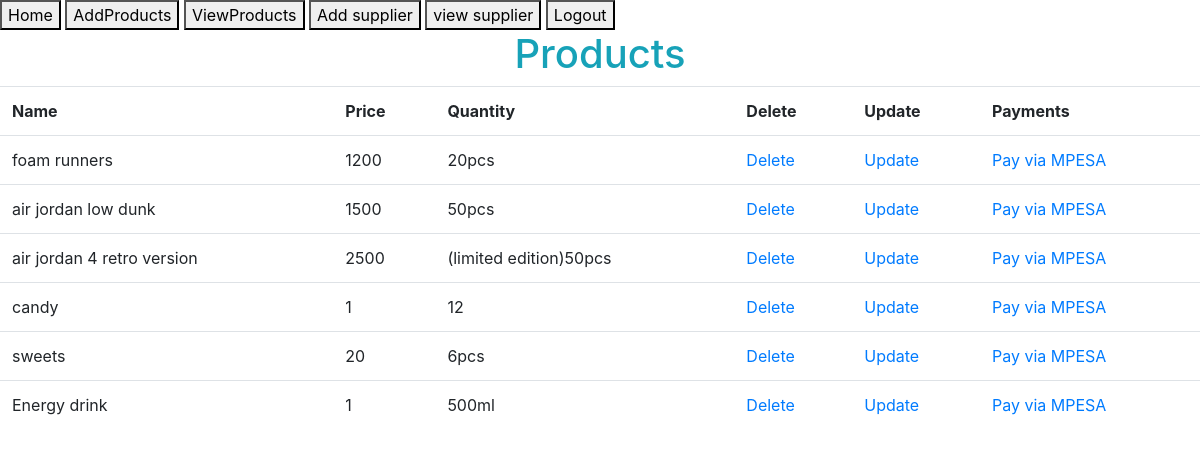
Screenshot of /products/ (signed in) with the database file from the repository.
### afternoonDjangoRegistration/models.py (models this page shows)
class Product(models.Model):
    prod_name = models.CharField(max_length=30, blank=False, null=False)
    prod_price = models.CharField(max_length=30, blank=False, null=False)
    prod_quantity = models.CharField(max_length=30, blank=False, null=False)

### afternoonDjangoRegistration/views.py (the view)
# urls.py: path('products/', general_views.view_products, name='products'),
@login_required
def view_products(request):
    products = Product.objects.all
    context = {'products': products}
    return render(request, 'products.html', context)

### templates/products.html
{% extends 'base.html' %}
{% block content %}
    <section class="products-section">
        <div class="product-section-container">
            <h1 class="text-info text-center">Products</h1>
            <table class="table">
                <tr>
                    <th>Name</th>
                    <th>Price</th>
                    <th>Quantity</th>
                    <th>Delete</th>
                    <th>Update</th>
                    <th>Payments</th>
                </tr>
                {% for product in products %}
                    <tr>
                        <td>{{ product.prod_name }}</td>
                        <td>{{ product.prod_price }}</td>
                        <td>{{ product.prod_quantity }}</td>
                        <td><a href="/delete-product/{{ product.id }}">Delete</a></td>
                        <td><a href="/update-product/{{ product.id }}">Update</a></td>
                        <td><a href="/payment/{{ product.id }}">Pay via MPESA</a></td>
                    </tr>
                {% endfor %}
            </table>
        </div>
    </section>
{% endblock %}

### templates/base.html (shortened to what this page needs)
<!DOCTYPE html>
<html lang="en">
<head>
    {% load static %}
    {% load crispy_forms_tags %}
    <link rel="stylesheet" href={% static "bootstrap/css/bootstrap.css" %}>
</head>
<body>
<section class="navigation section">
    <div class="navigation-section-container">
        <a href="{% url 'my-home' %}"><button>Home</button></a>
        {% if user.is_authenticated %}
            <a href="{% url 'add-product' %}"><button>AddProducts</button></a>
            <a href="{% url 'products' %}"><button>ViewProducts</button></a>
            <a href="{% url 'add-supplier' %}"><button>Add supplier</button></a>
            <a href="{% url 'supplier' %}"><button>view supplier</button></a>
            <a href="{% url 'user-logout' %}"><button>Logout</button></a>
        {% else %}
            <a href="{% url 'users-registration' %}"><button>Register</button></a>
            <a href="{% url 'user-login' %}"><button>Login</button></a>
        {% endif %}
    </div>
</section>
{% block content %}
{% endblock %}
</body>
</html>

### rows the page displays
Product: prod_name "foam runners", prod_price "1200", prod_quantity "20pcs"
Product: prod_name "air jordan low dunk", prod_price "1500", prod_quantity "50pcs"
Product: prod_name "air jordan 4 retro version", prod_price "2500", prod_quantity "(limited edition)50pcs"
Product: prod_name "candy", prod_price "1", prod_quantity "12"
Product: prod_name "sweets", prod_price "20", prod_quantity "6pcs"
Product: prod_name "Energy drink", prod_price "1", prod_quantity "500ml"
